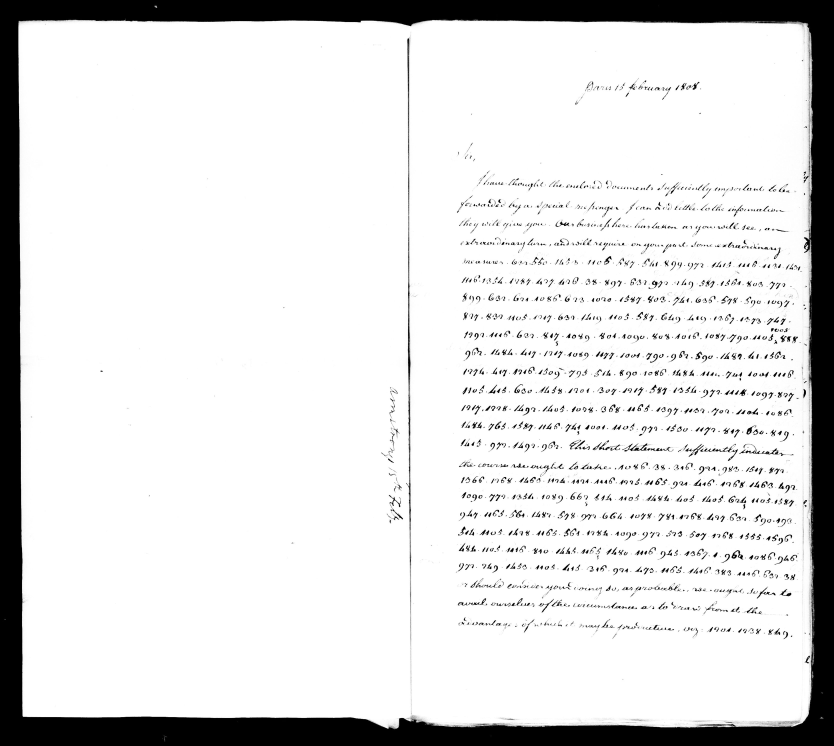
#> input picture ciphers/armstrong-madison-1808/images/M34-014-0024.jpg, 3333 x 2982 px (shown at 1/4 size)
$ python crop.py ../armstrong-madison-1808/images/M34-014-0024.jpg out.png
#> lines starting #> are read from the running program, lines starting #| are printed output that depends on the picture
#!/usr/bin/env python3
"""crop.py IMG OUT [--yfrac y0 y1 | --band N [--bands K] [--xfrac a b] [--scale S]: cut horizontal band N of K (default 12) of a page,
optionally only x fraction a..b, enlarged by S (default 2), contrast-stretched. For reading digit groups."""
import sys, argparse
from PIL import Image, ImageOps
p = argparse.ArgumentParser(); p.add_argument('img'); p.add_argument('out')
p.add_argument('--band', type=int, default=0); p.add_argument('--yfrac', type=float, nargs=2); p.add_argument('--bands', type=int, default=12)
p.add_argument('--xfrac', type=float, nargs=2, default=[0, 1]); p.add_argument('--scale', type=float, default=2)
a = p.parse_args()
im = Image.open(a.img).convert('L'); W, H = im.size; h = H / a.bands
#> further down, im is the input picture: PIL image 3333x2982 L; min 0, max 255, mean 222.3
#> after `W, H = im.size`: W = 3333; H = 2982
#> after `h = H / a.bands`: h = 248.5
y0 = max(0, int((a.band) * h - h * 0.15)); y1 = min(H, int((a.band + 1) * h + h * 0.15))
#> after `y0 = max(0, int(a.band * h - h * 0.15))`: y0 = 0
#> after `y1 = min(H, int((a.band + 1) * h + h * 0.15))`: y1 = 285
if a.yfrac: y0, y1 = int(a.yfrac[0] * H), int(a.yfrac[1] * H)
c = im.crop((int(a.xfrac[0] * W), y0, int(a.xfrac[1] * W), y1)); c = ImageOps.autocontrast(c, cutoff=1)
#> after `c = im.crop((int(a.xfrac[0] * W), y0, int(a.xfrac[1] * W), y1))`:
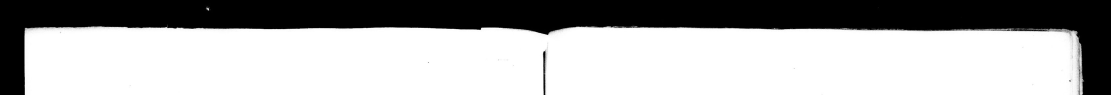
#> c: PIL image 3333x285 L (shown at 1/3 size); min 0, max 255, mean 168.6
c = c.resize((int(c.width * a.scale), int(c.height * a.scale)), Image.LANCZOS); c.save(a.out); print(a.out, c.size)
#| out.png (6666, 570)

$ run again, on ciphers/armstrong-madison-1808/images/M34-014-0029.jpg
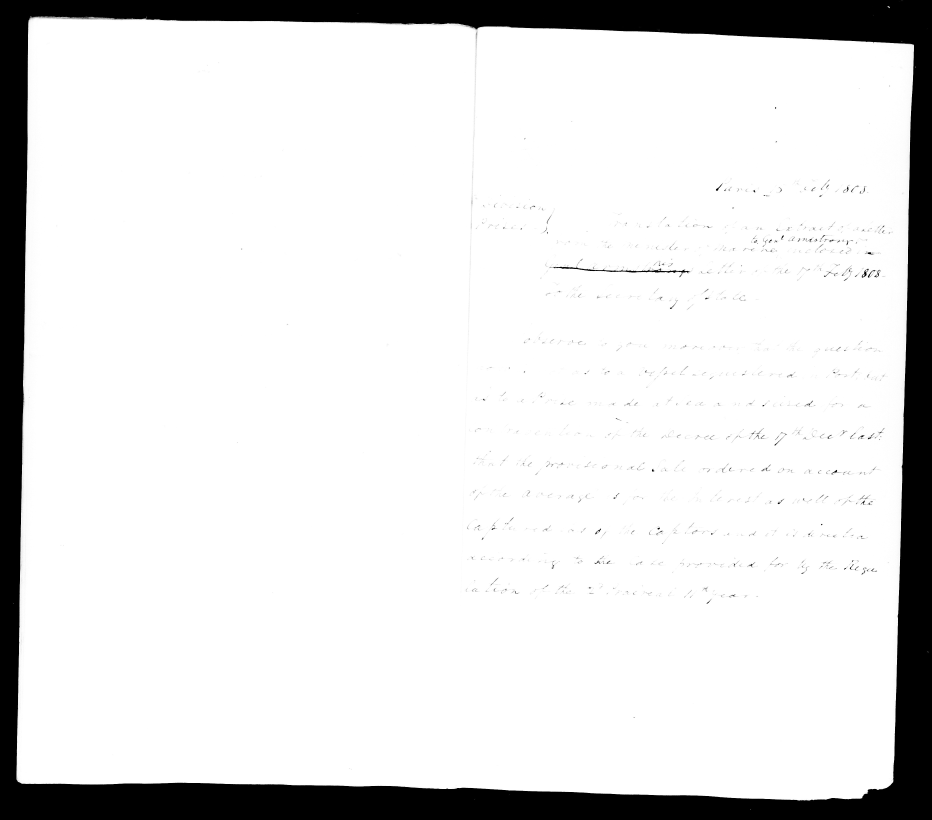
#> input picture ciphers/armstrong-madison-1808/images/M34-014-0029.jpg, 3728 x 3280 px (shown at 1/4 size)
#> im is the input picture: PIL image 3728x3280 L; min 0, max 255, mean 223.5
#> `c = im.crop((int(a.xfrac[0] * W), y0, int(a.xfrac[1] * W), y1))`:
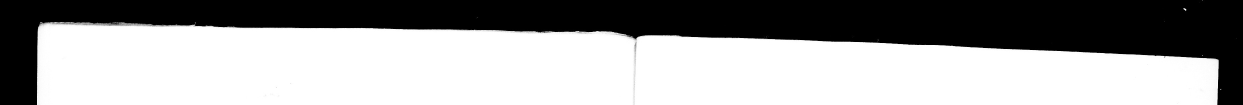
#> c: PIL image 3728x314 L (shown at 1/3 size); min 0, max 255, mean 156.8
#| out.png (7456, 628)

$ run again, on ciphers/armstrong-madison-1808/images/M34-014-0030.jpg
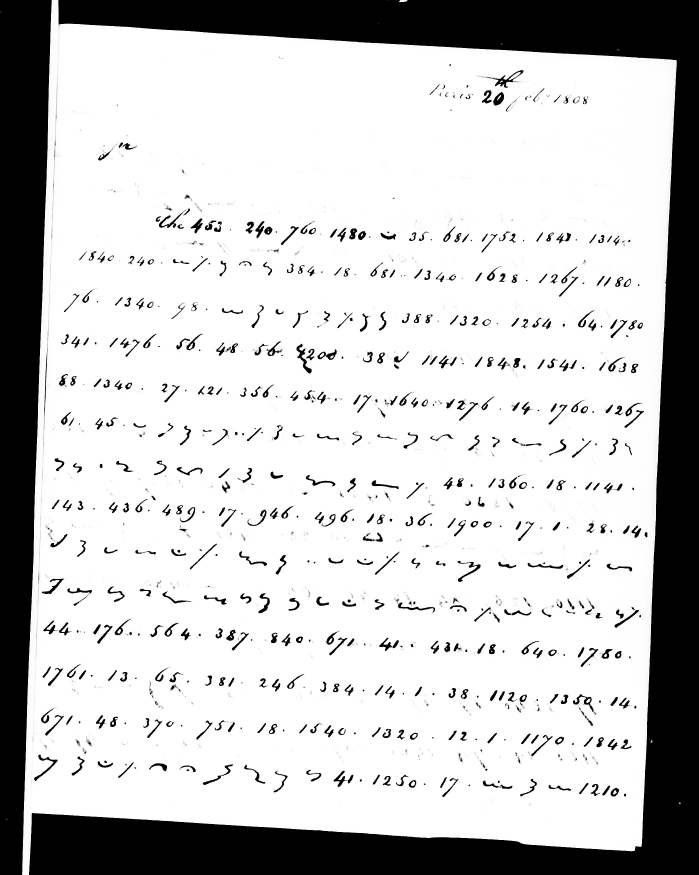
#> input picture ciphers/armstrong-madison-1808/images/M34-014-0030.jpg, 2096 x 2624 px (shown at 1/3 size)
#> im is the input picture: PIL image 2096x2624 L; min 0, max 255, mean 198.4
#> `c = im.crop((int(a.xfrac[0] * W), y0, int(a.xfrac[1] * W), y1))`:
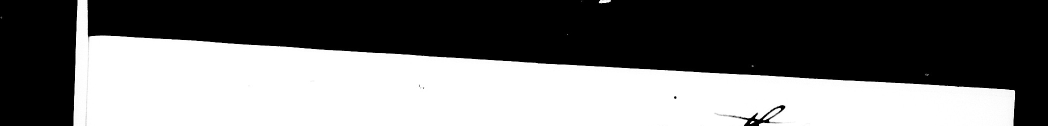
#> c: PIL image 2096x251 L (shown at 1/2 size); min 0, max 255, mean 114.9
#| out.png (4192, 502)

$ run again, on ciphers/armstrong-madison-1808/images/M34-014-0031.jpg
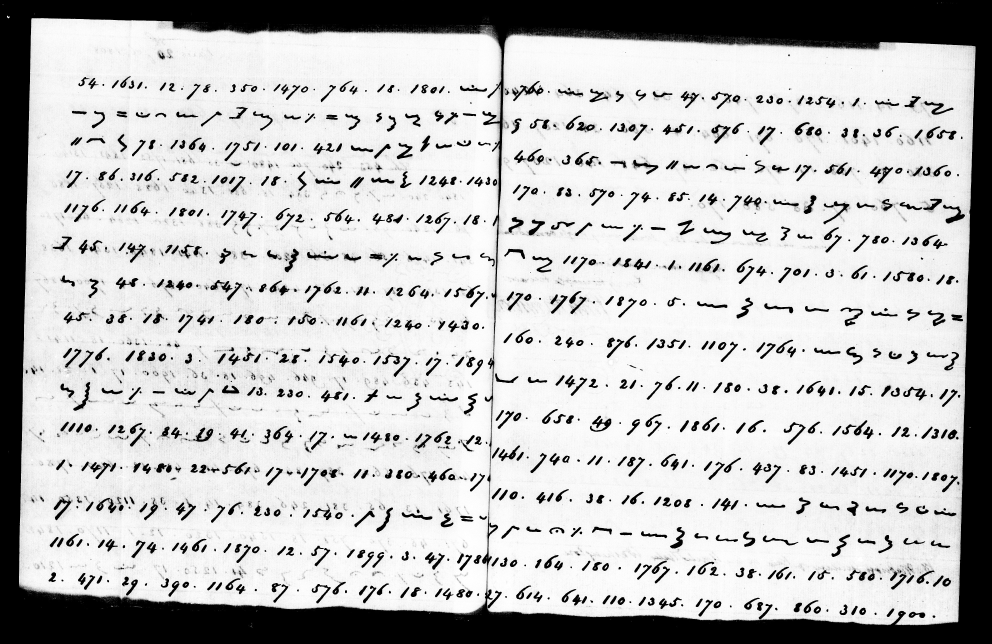
#> input picture ciphers/armstrong-madison-1808/images/M34-014-0031.jpg, 3968 x 2576 px (shown at 1/4 size)
#> im is the input picture: PIL image 3968x2576 L; min 0, max 255, mean 191.6
#> `c = im.crop((int(a.xfrac[0] * W), y0, int(a.xfrac[1] * W), y1))`:
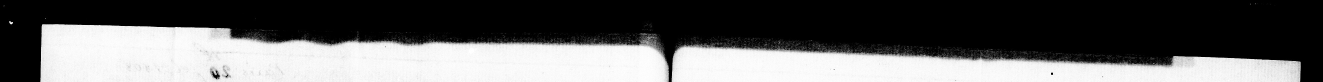
#> c: PIL image 3968x246 L (shown at 1/3 size); min 0, max 255, mean 100
#| out.png (7936, 492)
